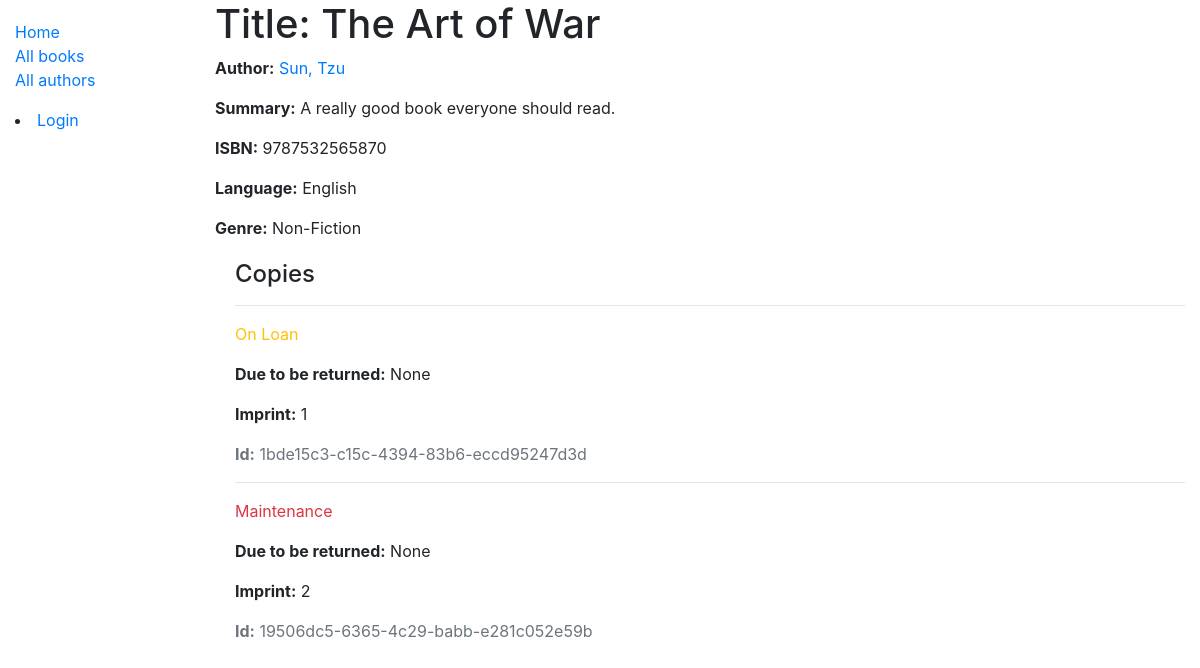
The app's page /catalog/book/5, older data.
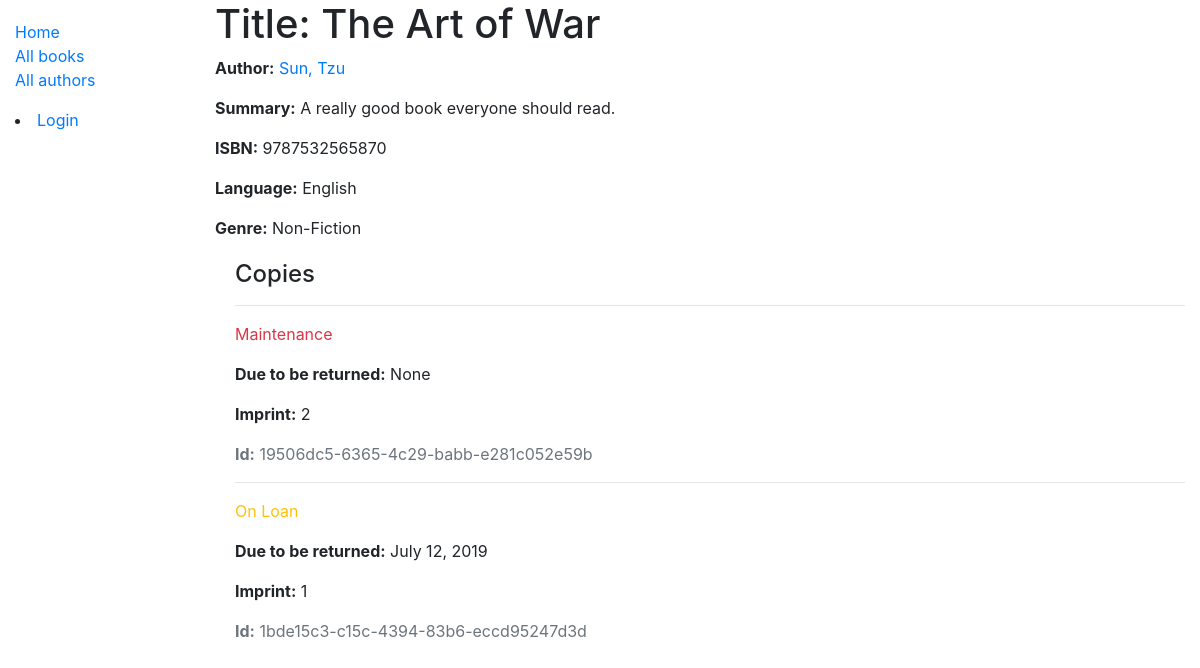
The same page, newer data.
### catalog/models.py (models this page shows, shortened)
class Genre(models.Model):
    name = models.CharField(max_length=200, help_text="Enter a book genre (e.g. science fiction).")
    def __str__(self):
        return self.name

class BookInstance(models.Model):
    id = models.UUIDField(primary_key=True, default=uuid.uuid4, help_text="Unique ID for this book across whole library")
    book = models.ForeignKey('Book', on_delete=models.SET_NULL, null=True)
    imprint = models.CharField(max_length=100)
    due_back = models.DateField(null=True, blank=True)
    borrower = models.ForeignKey(User, on_delete=models.SET_NULL, null=True, blank=True)
    LOAN_STATUS = (
        ('m', 'Maintenance'),
        ('o', 'On Loan'),
        ('a', 'Available'),
        ('r', 'Reserved')
    )
    status = models.CharField(
        max_length=1,
        choices=LOAN_STATUS,
        blank=True,
        default='m',
        help_text="Book availability"
        )
    class Meta:
        ordering = ['due_back']
        permissions = (
            ("can_mark_returned", "Set book as returned"),
        )

### catalog/views.py (the view)
# urls.py: path('book/<int:pk>', views.BookDetailView.as_view(), name='book-detail'),
class BookDetailView(generic.DetailView):
    model = Book

### catalog/models.py (called while the page is built)
    def __str__(self):
        return f'{self.last_name}, {self.first_name}'

### catalog/templates/catalog/book_detail.html
{% extends "base_generic.html" %}
{% block content %}
  <h1>Title: {{ book.title }}</h1>
  <p><strong>Author:</strong> <a href="">{{ book.author }}</a></p>
  <p><strong>Summary:</strong> {{ book.summary }}</p>
  <p><strong>ISBN:</strong> {{ book.isbn }}</p>
  <p><strong>Language:</strong> {{ book.language }}</p>
  <p><strong>Genre:</strong> {% for genre in book.genre.all %} {{ genre }}{% if not forloop.last %}, {% endif %}{% endfor %}</p>
  <div style="margin-left:20px;margin-top:20px">
    <h4>Copies</h4>
    {% for copy in book.bookinstance_set.all %}
      <hr>
      <p class="{% if copy.status == 'a' %}text-success{% elif copy.status == 'm' %}text-danger{% else %}text-warning{% endif %}">{{ copy.get_status_display }}</p>
      {% if copy.status != 'a' %}
        <p><strong>Due to be returned:</strong> {{copy.due_back}}</p>
      {% endif %}
      <p><strong>Imprint:</strong> {{copy.imprint}}</p>
      <p class="text-muted"><strong>Id:</strong> {{copy.id}}</p>
    {% endfor %}
  </div>
{% endblock %}

Row changes from the older to the newer data that the page shows:
shown differently, row unchanged: BookInstance "Maintenance": moves up the list
changed BookInstance "On Loan": due_back "None" → "July 12, 2019"
